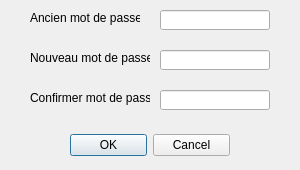
<?xml version="1.0" encoding="UTF-8"?>
<ui version="4.0">
 <class>f_ModifierProfil</class>
 <widget class="QDialog" name="f_ModifierProfil">
  <property name="geometry">
   <rect>
    <x>0</x>
    <y>0</y>
    <width>300</width>
    <height>170</height>
   </rect>
  </property>
  <property name="maximumSize">
   <size>
    <width>300</width>
    <height>170</height>
   </size>
  </property>
  <property name="windowTitle">
   <string>Dialog</string>
  </property>
  <property name="windowIcon">
   <iconset resource="../ressources.qrc">
    <normaloff>:/Images/App/icons_simple.png</normaloff>:/Images/App/icons_simple.png</iconset>
  </property>
  <widget class="QLabel" name="Lb_AncienMdP">
   <property name="geometry">
    <rect>
     <x>30</x>
     <y>10</y>
     <width>110</width>
     <height>15</height>
    </rect>
   </property>
   <property name="text">
    <string>Ancien mot de passe :</string>
   </property>
  </widget>
  <widget class="QLineEdit" name="LE_AncienMdP">
   <property name="geometry">
    <rect>
     <x>160</x>
     <y>10</y>
     <width>110</width>
     <height>20</height>
    </rect>
   </property>
   <property name="maxLength">
    <number>16</number>
   </property>
  </widget>
  <widget class="QDialogButtonBox" name="BtBx_Valider">
   <property name="geometry">
    <rect>
     <x>70</x>
     <y>130</y>
     <width>160</width>
     <height>30</height>
    </rect>
   </property>
   <property name="orientation">
    <enum>Qt::Horizontal</enum>
   </property>
   <property name="standardButtons">
    <set>QDialogButtonBox::Cancel|QDialogButtonBox::Ok</set>
   </property>
  </widget>
  <widget class="QLabel" name="Lb_ConfimMdP">
   <property name="geometry">
    <rect>
     <x>30</x>
     <y>90</y>
     <width>120</width>
     <height>15</height>
    </rect>
   </property>
   <property name="text">
    <string>Confirmer mot de passe :</string>
   </property>
  </widget>
  <widget class="QLineEdit" name="LE_ConfirmMdP">
   <property name="geometry">
    <rect>
     <x>160</x>
     <y>90</y>
     <width>110</width>
     <height>20</height>
    </rect>
   </property>
   <property name="maxLength">
    <number>16</number>
   </property>
  </widget>
  <widget class="QLabel" name="Lb_NvMdP">
   <property name="geometry">
    <rect>
     <x>30</x>
     <y>50</y>
     <width>120</width>
     <height>15</height>
    </rect>
   </property>
   <property name="text">
    <string>Nouveau mot de passe :</string>
   </property>
  </widget>
  <widget class="QLineEdit" name="LE_NvMdP">
   <property name="geometry">
    <rect>
     <x>160</x>
     <y>50</y>
     <width>110</width>
     <height>20</height>
    </rect>
   </property>
   <property name="maxLength">
    <number>16</number>
   </property>
  </widget>
 </widget>
 <resources>
  <include location="../ressources.qrc"/>
 </resources>
 <connections/>
</ui>
